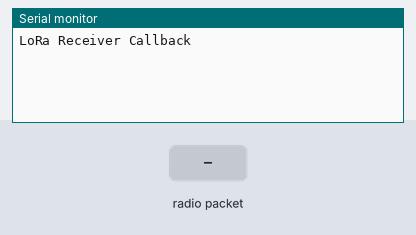
This sketch was run on a simulated Arduino Uno, built with avr-gcc and run on an emulated ATmega328P. Parts: the last lines printed to the serial monitor. Inputs (shaded band) come from the test bench. No radio packets arrive unless stated.

Above: at 1.2 s.
1.3 s: radio packet "1" arrives
At 2.5 s:
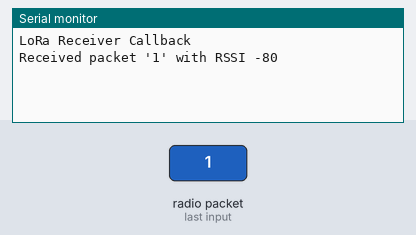
2.8 s: radio packet "0" arrives
At 3.7 s:
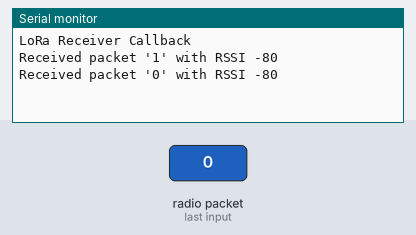
4.3 s: radio packet "2" arrives
At 4.8 s:
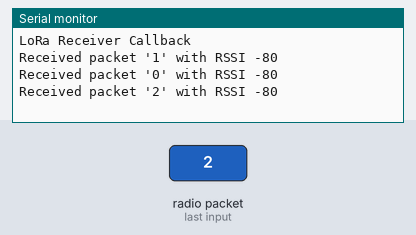

Measured:
- after the input at 1.3 s, the serial monitor: prints a new line at once (image 1)
- after the input at 2.8 s, the serial monitor: prints a new line at once (image 2)
- after the input at 4.3 s, the serial monitor: prints a new line at once (image 3)

The sketch:

LoRaReceiverCallback.ino
```cpp
#include <SPI.h>
#include <LoRa.h>

#ifdef ARDUINO_SAMD_MKRWAN1300
#error "This example is not compatible with the Arduino MKR WAN 1300 board!"
#endif

/*
 * VCC    3V3
 * GND    GND
 * SCK    D13
 * MISO   D12
 * MOSI   D11
 * NSS    D10
 * RST    D9
 * DIO0   D2
 */

long frequency = 433E6;
//long frequency = 915E6;

void setup() {
  Serial.begin(115200);
  while (!Serial);

  Serial.println("LoRa Receiver Callback");

  if (!LoRa.begin(frequency)) {
    Serial.println("Starting LoRa failed!");
    while (1);
  }

  // Uncomment the next line to disable the default AGC and set LNA gain, values between 1 - 6 are supported
  // LoRa.setGain(6);

  // register the receive callback
  LoRa.onReceive(onReceive);

  // put the radio into receive mode
  LoRa.receive();
}

void loop() {
  // do nothing
}

void onReceive(int packetSize) {
  // received a packet
  Serial.print("Received packet '");

  // read packet
  for (int i = 0; i < packetSize; i++) {
    Serial.print((char)LoRa.read());
  }

  // print RSSI of packet
  Serial.print("' with RSSI ");
  Serial.println(LoRa.packetRssi());
}
```
